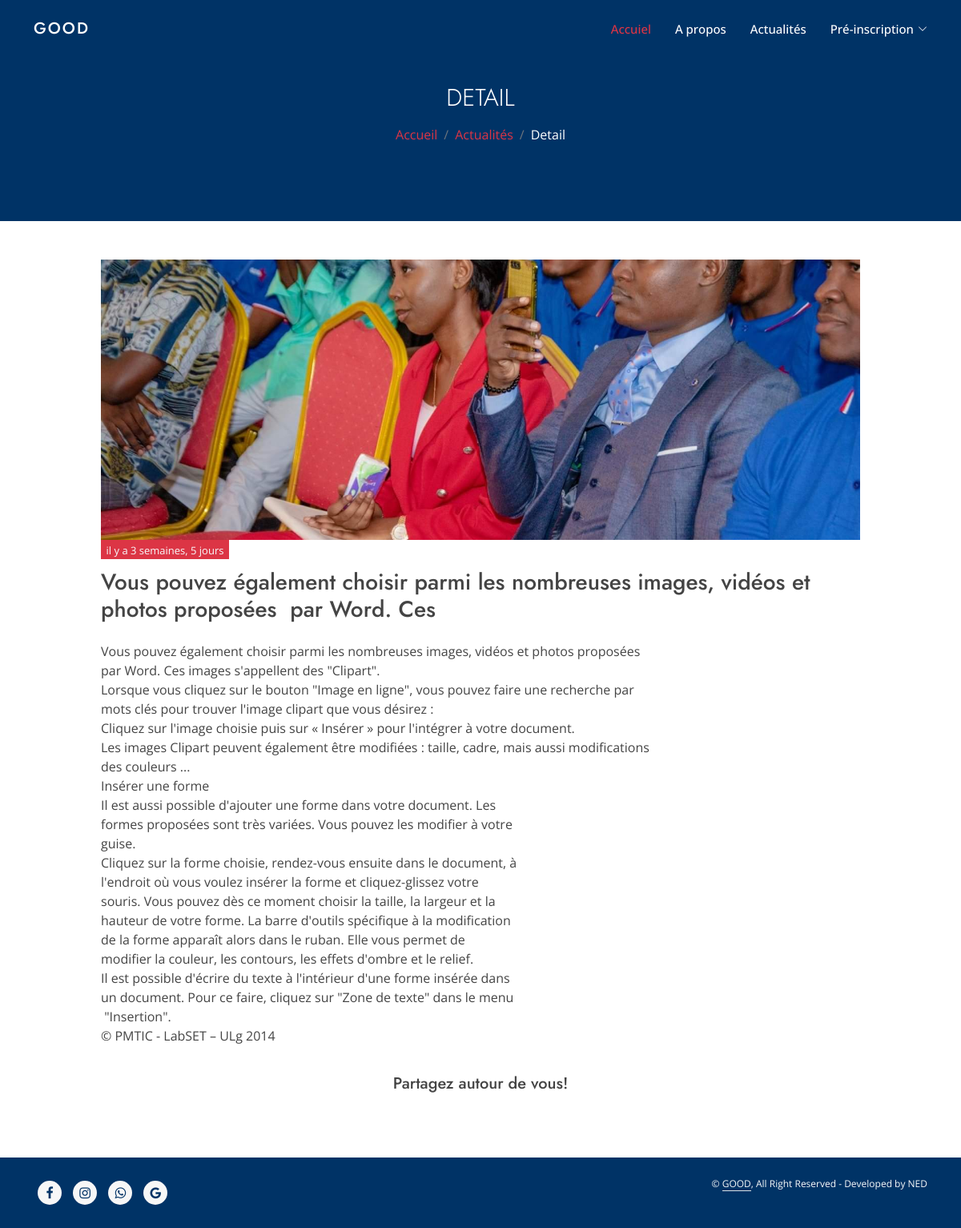
Page /actualites/2 on the committed database.
### actualites/models.py (models this page shows, shortened)
class Actualite(models.Model):
	image = models.FileField(upload_to='images-actualites/')
	titre = models.CharField(max_length=100)
	description = RichTextField()
	newsLetter = models.BooleanField(default=False)
	date = models.DateTimeField(auto_now_add=True)

### actualites/views.py (the view)
# urls.py: path('actualites/<int:id>', detail, name='actualite-detail'),
def detail(request, id):
	actualite = get_object_or_404(Actualite, pk=id)
	template = 'actualites/detail.html'
	context = {
		'actualite' : actualite,
		'title_page' : 'Detail',
	}
	return render(request, template, context)

### templates/actualites/detail.html (shortened to what this page needs)
{% extends 'layout/base.html' %}
{% load static %}
{% load social_share %}
{% load humanize %}
{% block content %}
{% include 'components/header.html' %}
<div class="container-xxl my-5">
    <div class="container px-md-5">
        <div class="row px-md-5" data-aos="fade-up" data-aos-delay="200">
            <img src="{{actualite.image.url}}" class="col-12" style="max-height: 350px; object-fit: cover; object-position: center;">
        </div>
        <div class="bg-danger mb-1 mx-md-5" align="center" style="max-width: 160px;" data-aos="fade-up" data-aos-delay="200">
            <span class="text-light text-center" style="font-size: 13px;">{{actualite.date|naturaltime}}</span>
        </div>
        <div class="row px-md-5" data-aos="fade-up" data-aos-delay="200">
            <h3 class="my-2">{{actualite.titre}}</h3>
        </div>
        <div class="row mt-3 px-md-5" data-aos="fade-up" data-aos-delay="200">
            <div class="col-12">
                {{actualite.description|safe}}
            </div>
        </div>
        <div class="row mt-3 px-md-5" data-aos="fade-up" data-aos-delay="200">
            <div class="col-12 p-5 pt-1 pb-0 blog-share">
                <h5 class="text-center">Partagez autour de vous! <br><br>
                </h5>
            </div>
        </div>
    </div>
    </div>
{% endblock %}

### templates/layout/base.html (shortened to what this page needs)
{% load static %}
<!DOCTYPE html>
<html lang="fr">
  <head>
    <link href="{% static '' %}vendor/aos/aos.css" rel="stylesheet">
    <link href="{% static '' %}vendor/bootstrap/css/bootstrap.min.css" rel="stylesheet">
    <link href="{% static '' %}vendor/font-awesome/css/font-awesome.min.css" rel="stylesheet">
    <link href="{% static '' %}vendor/bootstrap-icons/bootstrap-icons.css" rel="stylesheet">
    <link href="{% static '' %}vendor/boxicons/css/boxicons.min.css" rel="stylesheet">
    <link href="{% static '' %}vendor/glightbox/css/glightbox.min.css" rel="stylesheet">
    <link href="{% static '' %}vendor/remixicon/remixicon.css" rel="stylesheet">
    <link href="{% static '' %}vendor/swiper/swiper-bundle.min.css" rel="stylesheet">
    <link href="{% static '' %}css/style.css" rel="stylesheet">
    <link href="{% static '' %}css/style-2.css" rel="stylesheet">
  </head>
  <body>
  		<header id="header" class="fixed-top">
	      <div class="container d-flex align-items-center">
	        <h1 class="logo me-auto"><a href="/">GOOD</a></h1>
	        <nav id="navbar" class="navbar">
	          <ul>
	            <li><a class="nav-link scrollto active" href="/">Accuiel</a></li>
	            <li><a class="nav-link scrollto" href="{% url 'about' %}">A propos</a></li>
	            <li><a class="nav-link scrollto" href="{% url 'actualites' %}">Actualités</a></li>
	            <li class="dropdown"><a href="#"><span>Pré-inscription</span> <i class="bi bi-chevron-down"></i></a>
	          </ul>
	        </nav>
	      </div>
	    </header>
	    {% block content %}
			{% endblock %}
			<div class="container-fluid text-light footer-section footer py-4">
            <div class="container">
                <div class="copyright">
                    <div class="row">
                        <div class="col-md-6 text-center text-md-start mb-3 mb-md-0">
                            <a href="https://www.facebook.com/CEFA-MB-Froid-et-Climatisation-100694264641753" class="link-social">
                                <i class="fa fa-facebook-f"></i>
                            </a>
                            <a href="" class="link-social">
                                <i class="fa fa-instagram"></i>
                            </a>
                            <a href="" class="link-social">
                                <i class="fa fa-whatsapp"></i>
                            </a>
                            <a href="" class="link-social">
                                <i class="fa fa-google"></i>
                            </a>
                        </div>
                        <div class="col-md-6 text-center text-md-end mb-3 mb-md-0" style="font-size: 12px;">
                            &copy; <a class="border-bottom text-light" href="/admin">GOOD</a>, All Right Reserved - Developed by NED
                        </div>
                    </div>
                </div>
            </div>
        </div>
  </body>
</html>

### templates/components/header.html
<div class="container-fluid py-2 hero-header mb-0">
    <div class="container text-center my-5 pt-5 pb-4">
        <h1 class="display-3 text-white mb-3 animated slideInDown">{{title_page}}</h1>
        <nav aria-label="breadcrumb">
            <ol class="breadcrumb justify-content-center text-uppercase">
                <li class="breadcrumb-item"><a href="/">Accueil</a></li>
                <li class="breadcrumb-item"><a href="">Actualités</a></li>
                <li class="breadcrumb-item text-white active" aria-current="page">{{title_page}}</li>
            </ol>
        </nav>
    </div>
</div>

### static/css/style.css (style rules this page uses)
body { font-family: "Open Sans", sans-serif; color: #444444; }
a { color: #dc3545; text-decoration: none; }
h1, h2, h3, h4, h5, h6 { font-family: "Jost", sans-serif; }
#header { transition: all 0.5s; z-index: 997; padding: 15px 0; }
#header .logo { font-size: 20px; margin: 0; padding: 0; line-height: 1; font-weight: 500; letter-spacing: 2px; text-transform: uppercase; }
#header .logo a { color: #fff; }
.navbar { padding: 0; }
.navbar ul { margin: 0; padding: 0; display: flex; list-style: none; align-items: center; }
.navbar li { position: relative; }
.navbar a, .navbar a:focus { display: flex; align-items: center; justify-content: space-between; padding: 10px 0 10px 30px; font-size: 15px; font-weight: 500; color: #fff; white-space: nowrap; transition: 0.3s; }
.navbar a i, .navbar a:focus i { font-size: 12px; line-height: 0; margin-left: 5px; }
.navbar a:hover, .navbar .active, .navbar .active:focus, .navbar li:hover > a { color: #dc3545; }

### static/css/style-2.css (style rules this page uses)
* { box-sizing: border-box; }
.hero-header { background-color: #003366; }
.hero-header h1 { font-size: 30px; text-transform: uppercase; }
.hero-header ol li { font-size: 16px; text-transform: capitalize; }
.footer-section { background-color: #003366; }
.link-social { display: inline-flex; justify-content: center; align-items: center; background-color: #f7f7f7; width: 30px; height: 30px; border-radius: 50%; margin: 5px; color: #003366; text-decoration: none; }

### rows in the picture
Actualite: image (picture), date "il y a 3 semaines, 5 jours", titre "Vous pouvez également choisir parmi les nombreuses images, vidéos et photos proposées par Word. Ces", description "Vous pouvez également choisir parmi les nombreuses images, vidéos et photos proposées par Word. Ces images s'appellent des \"Clipart\". Lorsque vous cliquez sur le bouton \"Image en ligne\", vous pouvez faire une recherche par mots clés pour trouver l'image clipart que vous désirez : Cliquez sur l'image choisie puis sur « Insérer » pour l'intégrer à votre document. Les images Clipart peuvent également être modifiées : taille, cadre, mais aussi modifications des couleurs ... Insérer une forme Il est aussi possible d'ajouter une forme dans votre document. Les formes proposées sont très variées. Vous pouvez les modifier à votre guise. Cliquez sur la forme choisie, rendez-vous ensuite dans le…"

### other values in the picture
{{ title_page }} "DETAIL"
{{ title_page }} "Detail"
